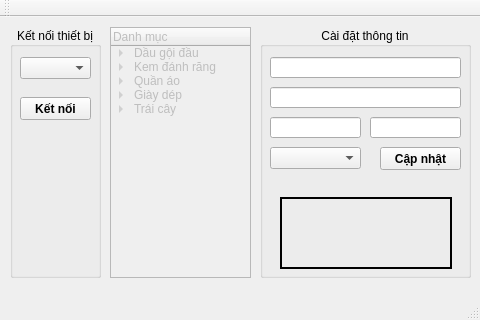
<?xml version="1.0" encoding="UTF-8"?>
<ui version="4.0">
 <class>MainWindow</class>
 <widget class="QMainWindow" name="MainWindow">
  <property name="geometry">
   <rect>
    <x>0</x>
    <y>0</y>
    <width>480</width>
    <height>320</height>
   </rect>
  </property>
  <property name="windowTitle">
   <string>MainWindow</string>
  </property>
  <widget class="QWidget" name="centralWidget">
   <widget class="QGroupBox" name="groupBox">
    <property name="geometry">
     <rect>
      <x>10</x>
      <y>10</y>
      <width>91</width>
      <height>251</height>
     </rect>
    </property>
    <property name="title">
     <string>Kết nối thiết bị</string>
    </property>
    <property name="alignment">
     <set>Qt::AlignCenter</set>
    </property>
    <widget class="QComboBox" name="comportnameBox">
     <property name="geometry">
      <rect>
       <x>10</x>
       <y>30</y>
       <width>71</width>
       <height>22</height>
      </rect>
     </property>
    </widget>
    <widget class="QPushButton" name="connectButton">
     <property name="geometry">
      <rect>
       <x>10</x>
       <y>70</y>
       <width>71</width>
       <height>23</height>
      </rect>
     </property>
     <property name="font">
      <font>
       <weight>75</weight>
       <bold>true</bold>
      </font>
     </property>
     <property name="text">
      <string>Kết nối</string>
     </property>
    </widget>
   </widget>
   <widget class="QTreeWidget" name="danhmuctreeWidget">
    <property name="enabled">
     <bool>false</bool>
    </property>
    <property name="geometry">
     <rect>
      <x>110</x>
      <y>10</y>
      <width>141</width>
      <height>251</height>
     </rect>
    </property>
    <column>
     <property name="text">
      <string>Danh mục</string>
     </property>
    </column>
    <item>
     <property name="text">
      <string>Dầu gội đầu</string>
     </property>
     <item>
      <property name="text">
       <string>Clear bạc hà</string>
      </property>
     </item>
     <item>
      <property name="text">
       <string>Xmen</string>
      </property>
     </item>
     <item>
      <property name="text">
       <string>Head &amp; Shoulder</string>
      </property>
     </item>
     <item>
      <property name="text">
       <string>Romano</string>
      </property>
     </item>
    </item>
    <item>
     <property name="text">
      <string>Kem đánh răng</string>
     </property>
     <item>
      <property name="text">
       <string>PS</string>
      </property>
     </item>
     <item>
      <property name="text">
       <string>Congate</string>
      </property>
     </item>
    </item>
    <item>
     <property name="text">
      <string>Quần áo</string>
     </property>
     <item>
      <property name="text">
       <string>Việt tiến</string>
      </property>
     </item>
     <item>
      <property name="text">
       <string>Việt Pháp</string>
      </property>
     </item>
     <item>
      <property name="text">
       <string>Lacos</string>
      </property>
     </item>
    </item>
    <item>
     <property name="text">
      <string>Giày dép</string>
     </property>
     <item>
      <property name="text">
       <string>Nike</string>
      </property>
     </item>
     <item>
      <property name="text">
       <string>Thượng đình</string>
      </property>
     </item>
     <item>
      <property name="text">
       <string>Adidas</string>
      </property>
     </item>
    </item>
    <item>
     <property name="text">
      <string>Trái cây</string>
     </property>
     <item>
      <property name="text">
       <string>Sầu riêng</string>
      </property>
     </item>
     <item>
      <property name="text">
       <string>Măng cục</string>
      </property>
     </item>
     <item>
      <property name="text">
       <string>Xòai</string>
      </property>
     </item>
     <item>
      <property name="text">
       <string>Dưa hấu</string>
      </property>
     </item>
     <item>
      <property name="text">
       <string>Bưởi</string>
      </property>
     </item>
    </item>
   </widget>
   <widget class="QGroupBox" name="groupBox_2">
    <property name="geometry">
     <rect>
      <x>260</x>
      <y>10</y>
      <width>211</width>
      <height>251</height>
     </rect>
    </property>
    <property name="title">
     <string>Cài đặt thông tin</string>
    </property>
    <property name="alignment">
     <set>Qt::AlignCenter</set>
    </property>
    <widget class="QFrame" name="displayframe">
     <property name="geometry">
      <rect>
       <x>20</x>
       <y>170</y>
       <width>172</width>
       <height>72</height>
      </rect>
     </property>
     <property name="minimumSize">
      <size>
       <width>172</width>
       <height>72</height>
      </size>
     </property>
     <property name="maximumSize">
      <size>
       <width>172</width>
       <height>72</height>
      </size>
     </property>
     <property name="autoFillBackground">
      <bool>false</bool>
     </property>
     <property name="styleSheet">
      <string notr="true">border-color: rgb(59, 59, 59);</string>
     </property>
     <property name="frameShape">
      <enum>QFrame::WinPanel</enum>
     </property>
     <property name="frameShadow">
      <enum>QFrame::Plain</enum>
     </property>
     <property name="lineWidth">
      <number>1</number>
     </property>
     <property name="midLineWidth">
      <number>1</number>
     </property>
    </widget>
    <widget class="QLineEdit" name="vendorlineEdit">
     <property name="geometry">
      <rect>
       <x>10</x>
       <y>30</y>
       <width>191</width>
       <height>21</height>
      </rect>
     </property>
     <property name="toolTip">
      <string>Tên Hãng sản xuất</string>
     </property>
     <property name="inputMask">
      <string/>
     </property>
     <property name="text">
      <string/>
     </property>
     <property name="echoMode">
      <enum>QLineEdit::Normal</enum>
     </property>
    </widget>
    <widget class="QLineEdit" name="brandlineEdit">
     <property name="geometry">
      <rect>
       <x>10</x>
       <y>60</y>
       <width>191</width>
       <height>21</height>
      </rect>
     </property>
     <property name="toolTip">
      <string>Tên nhãn hiệu</string>
     </property>
    </widget>
    <widget class="QLineEdit" name="newpricelineEdit">
     <property name="geometry">
      <rect>
       <x>10</x>
       <y>90</y>
       <width>91</width>
       <height>21</height>
      </rect>
     </property>
     <property name="toolTip">
      <string>Giá bán hiện tại</string>
     </property>
    </widget>
    <widget class="QComboBox" name="iconBox">
     <property name="geometry">
      <rect>
       <x>10</x>
       <y>120</y>
       <width>91</width>
       <height>22</height>
      </rect>
     </property>
     <property name="toolTip">
      <string>Biểu tượng</string>
     </property>
    </widget>
    <widget class="QPushButton" name="sendButton">
     <property name="geometry">
      <rect>
       <x>120</x>
       <y>120</y>
       <width>81</width>
       <height>23</height>
      </rect>
     </property>
     <property name="font">
      <font>
       <weight>75</weight>
       <bold>true</bold>
      </font>
     </property>
     <property name="text">
      <string>Cập nhật</string>
     </property>
    </widget>
    <widget class="QLineEdit" name="oldpricelineEdit">
     <property name="geometry">
      <rect>
       <x>110</x>
       <y>90</y>
       <width>91</width>
       <height>21</height>
      </rect>
     </property>
     <property name="toolTip">
      <string>Giá bán trước đây</string>
     </property>
    </widget>
   </widget>
  </widget>
  <widget class="QMenuBar" name="menuBar">
   <property name="geometry">
    <rect>
     <x>0</x>
     <y>0</y>
     <width>480</width>
     <height>21</height>
    </rect>
   </property>
  </widget>
  <widget class="QToolBar" name="mainToolBar">
   <attribute name="toolBarArea">
    <enum>TopToolBarArea</enum>
   </attribute>
   <attribute name="toolBarBreak">
    <bool>false</bool>
   </attribute>
  </widget>
  <widget class="QStatusBar" name="statusBar"/>
 </widget>
 <layoutdefault spacing="6" margin="11"/>
 <resources/>
 <connections/>
</ui>
